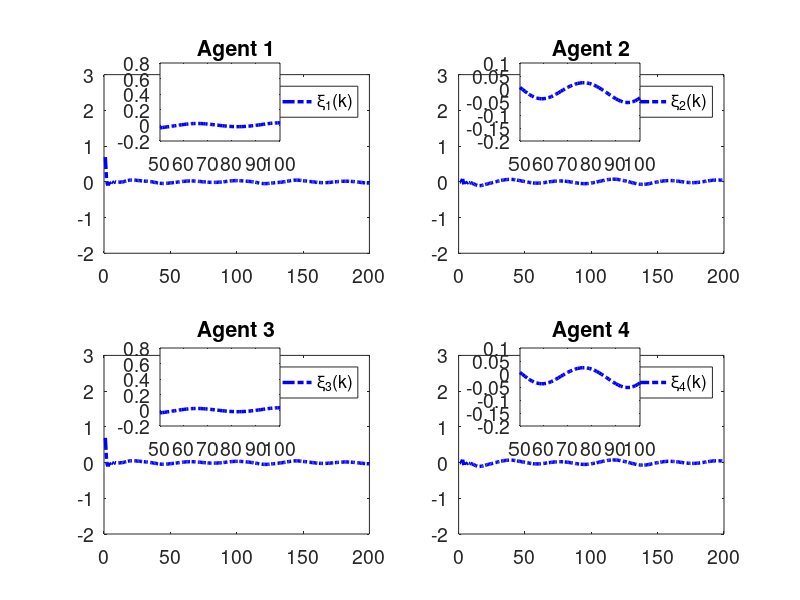

Write the MATLAB code that produced this figure.
clc; clear;

% Parameters
rho = 7.5;            % Increase gain for better control response
eta = 1;              % Increase to make the adaptive update faster
lamda = 350;          % Model-free parameter
mu = 0.005;           % Adaptive parameter
epsilon = 1e-5;       % Small threshold for stability
alpha = 15;           % Smoothing factor for error dynamics
T = 0.1;              % Sampling time (kept for calculations but not used in time vector)
gamma1 = 0.45;        % Adjust control gains for faster tracking
gamma2 = 0.15;        % Adjust control gains
gamma3 = 0.45;        % Adjust control gains
gamma4 = 0.15;        % Adjust control gains
beta = 10;            % Sliding mode coefficient
sigma = 95;           % Sliding mode parameter
tau = 1e-5;           % Small damping term

rT = 1024;            % Sample rate
L = 200;              % Time steps
m = 200;              % Data size
n = 600;              % Data size

% Initialization
phi1 = zeros(m+1,1); 
phi2 = zeros(m+1,1); 
phi3 = zeros(m+1,1); 
phi4 = zeros(m+1,1);
mfa1 = zeros(m+1,1); 
mfa2 = zeros(m+1,1); 
mfa3 = zeros(m+1,1); 
mfa4 = zeros(m+1,1);
sm1 = zeros(m,1);  
sm2 = zeros(m,1);  
sm3 = zeros(m,1);  
sm4 = zeros(m,1);
y1 = zeros(m+1,1); 
y2 = zeros(m+1,1); 
y3 = zeros(m+1,1); 
y4 = zeros(m+1,1);
u1 = zeros(m,1);   
u2 = zeros(m,1);   
u3 = zeros(m,1);   
u4 = zeros(m,1);
xi1 = zeros(m,1);  
xi2 = zeros(m,1);  
xi3 = zeros(m,1);  
xi4 = zeros(m,1);
s1 = zeros(m,1);   
s2 = zeros(m,1);   
s3 = zeros(m,1);   
s4 = zeros(m,1);
yd = zeros(m+1,1);

% Desired signal (Reference trajectory)
for k = 1:1:m+1
    % yd(k) = 0.6; % Time-invariant constant reference signal
    yd(k) = 0.6 * sin(0.05 * pi * k) + 0.6 * cos(0.03 * pi * k);
end

for k = 1:m
    % Adaptive Gain update
    if k == 1
        phi1(k) = 4.0; 
        phi2(k) = 4.0; 
        phi3(k) = 4.0; 
        phi4(k) = 4.0;
    elseif k == 2
        phi1(k) = phi1(k-1) + (eta * u1(k-1) / (mu + u1(k-1)^2)) * (y1(k) - phi1(k-1)*u1(k-1));
        phi2(k) = phi2(k-1) + (eta * u2(k-1) / (mu + u2(k-1)^2)) * (y2(k) - phi2(k-1)*u2(k-1));
        phi3(k) = phi3(k-1) + (eta * u3(k-1) / (mu + u3(k-1)^2)) * (y3(k) - phi3(k-1)*u3(k-1));
        phi4(k) = phi4(k-1) + (eta * u4(k-1) / (mu + u4(k-1)^2)) * (y4(k) - phi4(k-1)*u4(k-1));
    else
        phi1(k) = phi1(k-1) + (eta * (u1(k-1) - u1(k-2)) / (mu + (u1(k-1) - u1(k-2))^2)) * (y1(k) - y1(k-1) - phi1(k-1) * (u1(k-1) - u1(k-2)));
        phi2(k) = phi2(k-1) + (eta * (u2(k-1) - u2(k-2)) / (mu + (u2(k-1) - u2(k-2))^2)) * (y2(k) - y2(k-1) - phi2(k-1) * (u2(k-1) - u2(k-2)));
        phi3(k) = phi3(k-1) + (eta * (u3(k-1) - u3(k-2)) / (mu + (u3(k-1) - u3(k-2))^2)) * (y3(k) - y3(k-1) - phi3(k-1) * (u3(k-1) - u3(k-2)));
        phi4(k) = phi4(k-1) + (eta * (u4(k-1) - u4(k-2)) / (mu + (u4(k-1) - u4(k-2))^2)) * (y4(k) - y4(k-1) - phi4(k-1) * (u4(k-1) - u4(k-2)));
    end

    % Stability protection
    if k > 2 && (abs(phi1(k)) <= epsilon || abs(u1(k-1) - u1(k-2)) <= epsilon || sign(phi1(k)) ~= sign(phi1(1)))
        phi1(k) = phi1(1);
    end
    if k > 2 && (abs(phi2(k)) <= epsilon || abs(u2(k-1) - u2(k-2)) <= epsilon || sign(phi2(k)) ~= sign(phi2(1)))
        phi2(k) = phi2(1);
    end
    if k > 2 && (abs(phi3(k)) <= epsilon || abs(u3(k-1) - u3(k-2)) <= epsilon || sign(phi3(k)) ~= sign(phi3(1)))
        phi3(k) = phi3(1);
    end
    if k > 2 && (abs(phi4(k)) <= epsilon || abs(u4(k-1) - u4(k-2)) <= epsilon || sign(phi4(k)) ~= sign(phi4(1)))
        phi4(k) = phi4(1);
    end

    % Error dynamics
    xi1(k) = yd(k) - 2*y1(k) + y4(k);
    xi2(k) = y1(k) - 2*y2(k) + y3(k);
    xi3(k) = y2(k) + yd(k) - 2*y3(k);
    xi4(k) = y1(k) + y3(k) - 2*y4(k);

    % Fix: Handle k=1 case for sliding surfaces
    if k == 1
        s1(k) = 0;
        s2(k) = 0;
        s3(k) = 0;
        s4(k) = 0;
    else
        s1(k) = alpha * xi1(k) - xi1(k-1);
        s2(k) = alpha * xi2(k) - xi2(k-1);
        s3(k) = alpha * xi3(k) - xi3(k-1);
        s4(k) = alpha * xi4(k) - xi4(k-1);
    end

    % MFAC updates
    if k == 1
        mfa1(k) = 0;
        mfa2(k) = 0;
        mfa3(k) = 0;
        mfa4(k) = 0;
    else
        mfa1(k) = mfa1(k-1) + (rho * phi1(k)) / (lamda + abs(phi1(k)^2)) * xi1(k);
        mfa2(k) = mfa2(k-1) + (rho * phi2(k)) / (lamda + abs(phi2(k)^2)) * xi2(k);
        mfa3(k) = mfa3(k-1) + (rho * phi3(k)) / (lamda + abs(phi3(k)^2)) * xi3(k);
        mfa4(k) = mfa4(k-1) + (rho * phi4(k)) / (lamda + abs(phi4(k)^2)) * xi4(k);
    end

    % SMC updates
    if k == 1 
        sm1(k) = 0;
        sm2(k) = 0;
        sm3(k) = 0;
        sm4(k) = 0;
    else
        sm1(k) = sm1(k-1) + (beta * phi1(k)) / (sigma + (phi1(k))^2) * ...
            ( (xi1(k) + (y4(k) - y4(k-1)) + (yd(k+1) - yd(k))) / (1 + 1) ...
            - (xi1(k)) / (alpha * (2)) + tau * sign(s1(k)) );

        sm2(k) = sm2(k-1) + (beta * phi2(k)) / (sigma + (phi2(k)^2)) * ...
            ( (xi2(k) + (y1(k) - y1(k-1)) + (y3(k) - y3(k-1))) / (1 + 1) ...
            - (xi2(k)) / (alpha * 2) + tau * sign(s2(k)) );

        sm3(k) = sm3(k-1) + (beta * phi3(k)) / (sigma + (phi3(k)^2)) * ...
            ( (xi3(k) + (y2(k) - y2(k-1)) + (yd(k+1) - yd(k))) / (1 + 1) ...
            - (xi3(k)) / (alpha * (2)) + tau * sign(s3(k)) );

        sm4(k) = sm4(k-1) + (beta * phi4(k)) / (sigma + (phi4(k)^2)) * ...
            ( (xi4(k) + (y1(k) - y1(k-1)) + (y3(k) - y3(k-1))) / (1 + 1) ...
            - (xi4(k)) / (alpha * (2)) + tau * sign(s4(k)) );
    end

    % Control signal
    if k == 1
        u1(k) = 0.01;
        u2(k) = 0.01;
        u3(k) = 0.01;
        u4(k) = 0.01;
    else
        u1(k) = mfa1(k) + gamma1 * sm1(k);
        u2(k) = mfa2(k) + gamma2 * sm2(k);
        u3(k) = mfa3(k) + gamma3 * sm3(k);
        u4(k) = mfa4(k) + gamma4 * sm4(k);
    end
    if k == 1
        y1(k) = 0.6;
        y2(k) = 0.6;
        y3(k) = 0.6;
        y4(k) = 0.6;
    end

    % Plant model update with nonlinear term and feedforward
    a = 0.5;
    b1 = 1.2 * n / (rT * 0.2);
    b2 = 1.2 * n / (rT * 0.2);
    b3 = 1.2 * n / (rT * 0.2);
    b4 = 1.2 * n / (rT * 0.2);
    
    nonlinearity1 = 0.03; % Coefficient for cubic nonlinearity
    nonlinearity2 = 0.01; % Coefficient for cubic nonlinearity
    nonlinearity3 = 0.02; % Coefficient for cubic nonlinearity
    nonlinearity4 = 0.01; % Coefficient for cubic nonlinearity
    ff_gain = 0.45; % Feedforward gain
    
    % Add cubic nonlinearity and feedforward term
    y1(k+1) = a * y1(k) + b1 * u1(k) - nonlinearity1 * y1(k)^3 + ff_gain;
    y2(k+1) = a * y2(k) + b2 * u2(k) - nonlinearity2 * y2(k)^2 + ff_gain;
    y3(k+1) = a * y3(k) + b3 * u3(k) - nonlinearity3 * y3(k)^3 + ff_gain;
    y4(k+1) = a * y4(k) + b4 * u4(k) - nonlinearity4 * y4(k)^2 + ff_gain;
end

% Calculate Mean Squared Error and Mean for each xi_i(k)
mse_xi1 = mean(xi1.^2);
mse_xi2 = mean(xi2.^2);
mse_xi3 = mean(xi3.^2);
mse_xi4 = mean(xi4.^2);
mean_xi1 = mean(xi1);
mean_xi2 = mean(xi2);
mean_xi3 = mean(xi3);
mean_xi4 = mean(xi4);

% Print MSE and Mean values
fprintf('Mean Squared Error for xi_1(k): %.10e\n', mse_xi1);

fprintf('Mean Squared Error for xi_2(k): %.10e\n', mse_xi2);

fprintf('Mean Squared Error for xi_3(k): %.10e\n', mse_xi3);

fprintf('Mean Squared Error for xi_4(k): %.10e\n', mse_xi4);


% Plotting
% Time vector for plotting
t = 1:1:m+1;  % Gives 201 points, as expected
font_size = 14;

% Verify time vector and array lengths
disp(['Length of t: ', num2str(length(t))]); % Should display 201
disp(['Length of y1: ', num2str(length(y1))]); % Should be 201
disp(['Length of yd: ', num2str(length(yd))]); % Should be 201
disp(['Length of xi1: ', num2str(length(xi1))]); % Should be 200

% Plot 4 subplots
% figure('Position', [100, 100, 15*100, 7.5*100]); % [left, bottom, width, height] in pixels
% subplot(2,2,1);
% plot(t, yd, '--b', 'LineWidth', 2.5); hold on;
% plot(t, y1, '-.g', 'LineWidth', 2.5);
% title('Agent 1'); grid off;
% legend('y_d(k)','y_1(k)','Orientation', 'horizontal');
% set(gca, 'FontSize', font_size);
% xlim([0 m]); % X-axis starts from 0
% ylim([-1.5 3.5]); % Y-axis limits for Agent 1

% zoom_x_start = 80; % Start of zoomed x-range
% zoom_x_end = 100; % End of zoomed x-range
% axes('Position', [0.20,0.79,0.13,0.10]);
% box on; hold on;
% plot(t, yd, '--b', 'LineWidth', 2.5);
% plot(t, y1, '-.g', 'LineWidth', 2.5);
% xlim([zoom_x_start zoom_x_end]);
% yticks([-0.4,0,0.2]);
% set(gca, 'FontSize', font_size);

% subplot(2,2,2);
% plot(t, yd, '--b', 'LineWidth', 2.5); hold on;
% plot(t, y2, '-.g', 'LineWidth', 2.5);
% title('Agent 2'); grid off;
% legend('y_d(k)','y_2(k)','Orientation', 'horizontal');
% set(gca, 'FontSize', font_size);
% xlim([0 m]); % X-axis starts from 0
% ylim([-1.5 3.5]); % Y-axis limits for Agent 2

% axes('Position', [0.64,0.79,0.13,0.10]);
% box on; hold on;
% plot(t, yd, '--b', 'LineWidth', 2.5);
% plot(t, y2, '-.g', 'LineWidth', 2.5);
% xlim([zoom_x_start zoom_x_end]);
% yticks([-0.4,0,0.2]);
% set(gca, 'FontSize', font_size);

% subplot(2,2,3);
% plot(t, yd, '--b', 'LineWidth', 2.5); hold on;
% plot(t, y3, '-.g', 'LineWidth', 2.5);
% title('Agent 3'); grid off;
% legend('y_d(k)','y_3(k)','Orientation', 'horizontal');
% set(gca, 'FontSize', font_size);
% xlim([0 m]); % X-axis starts from 0
% ylim([-1.5 3.5]); % Y-axis limits for Agent 3

% axes('Position', [0.20,0.315,0.13,0.10]);
% box on; hold on;
% plot(t, yd, '--b', 'LineWidth', 2.5);
% plot(t, y3, '-.g', 'LineWidth', 2.5);
% xlim([zoom_x_start zoom_x_end]);
% yticks([-0.4,0,0.2]);
% set(gca, 'FontSize', font_size);

% subplot(2,2,4);
% plot(t, yd, '--b', 'LineWidth', 2.5); hold on;
% plot(t, y4, '-.g', 'LineWidth', 2.5);
% title('Agent 4'); grid off;
% legend('y_d(k)','y_4(k)','Orientation', 'horizontal');
% set(gca, 'FontSize', font_size);
% xlim([0 m]); % X-axis starts from 0
% ylim([-1.5 3.5]); % Y-axis limits for Agent 4

% axes('Position', [0.64,0.315,0.13,0.10]);
% box on; hold on;
% plot(t, yd, '--b', 'LineWidth', 2.5);
% plot(t, y4, '-.g', 'LineWidth', 2.5);
% xlim([zoom_x_start zoom_x_end]);
% yticks([-0.4,0,0.2]);
% set(gca, 'FontSize', font_size);







% Plot 4 subplots

figure('Position', [100, 100, 1450, 800]);
% figure('Position', [100, 100, 15*100, 7.5*100]); % [left, bottom, width, height] in pixels
subplot(2,2,1);
plot(t(1:end-1), xi1, '-.b', 'LineWidth', 2.5);
title('Agent 1'); grid off;
legend('\xi_1(k)','y_1','Orientation', 'horizontal');
set(gca, 'FontSize', font_size);
xlim([0 m]); % X-axis starts from 0
ylim([-2 3]); % Y-axis limits for Agent 1

zoom_x_start_xi = 50; % Start of zoomed x-range
zoom_x_end_xi = 100; % End of zoomed x-range0.20,0.79,0.13,0.10
axes('Position', [0.20,0.765,0.15,0.13]);
box on; hold on;
plot(t(1:end-1), xi1, '-.b', 'LineWidth', 2.5);
xlim([zoom_x_start_xi zoom_x_end_xi]);
% yticks([-2.000000000000000e-04,0,2.000000000000000e-04,4.000000000000001e-04,6.000000000000001e-04]);
set(gca, 'FontSize', font_size);

subplot(2,2,2);
plot(t(1:end-1), xi2, '-.b', 'LineWidth', 2.5);
title('Agent 2'); grid off;
legend('\xi_2(k)','y_2','Orientation', 'horizontal');
set(gca, 'FontSize', font_size);
xlim([0 m]); % X-axis starts from 0
ylim([-2 3]); % Y-axis limits for Agent 2

axes('Position', [0.65,0.765,0.15,0.13]);
box on; hold on;
plot(t(1:end-1), xi2, '-.b', 'LineWidth', 2.5);
xlim([zoom_x_start_xi zoom_x_end_xi]);
% yticks([-2.000000000000000e-04,0,2.000000000000000e-04,4.000000000000001e-04,6.000000000000001e-04]);
set(gca, 'FontSize', font_size);

subplot(2,2,3);
plot(t(1:end-1), xi3, '-.b', 'LineWidth', 2.5);
title('Agent 3'); grid off;
legend('\xi_3(k)','y_3','Orientation', 'horizontal');
set(gca, 'FontSize', font_size);
xlim([0 m]); % X-axis starts from 0
ylim([-2 3]); % Y-axis limits for Agent 2

axes('Position', [0.20,0.290,0.15,0.13]);
box on; hold on;
plot(t(1:end-1), xi3, '-.b', 'LineWidth', 2.5);
xlim([zoom_x_start_xi zoom_x_end_xi]);
% yticks([0.599,0.6,0.601]);
set(gca, 'FontSize', font_size);

subplot(2,2,4);
plot(t(1:end-1), xi4, '-.b', 'LineWidth', 2.5);
title('Agent 4'); grid off;
legend('\xi_4(k)','y_4','Orientation', 'horizontal');
set(gca, 'FontSize', font_size);
xlim([0 m]); % X-axis starts from 0
ylim([-2 3]); % Y-axis limits for Agent 4

axes('Position', [0.65,0.290,0.15,0.13]);
box on; hold on;
plot(t(1:end-1), xi4, '-.b', 'LineWidth', 2.5);
xlim([zoom_x_start_xi zoom_x_end_xi]);
% xticks([64,64.5,65])
% yticks([-1.000000000000000e-04,0,1.000000000000000e-04]);
set(gca, 'FontSize', font_size);
hold off;
